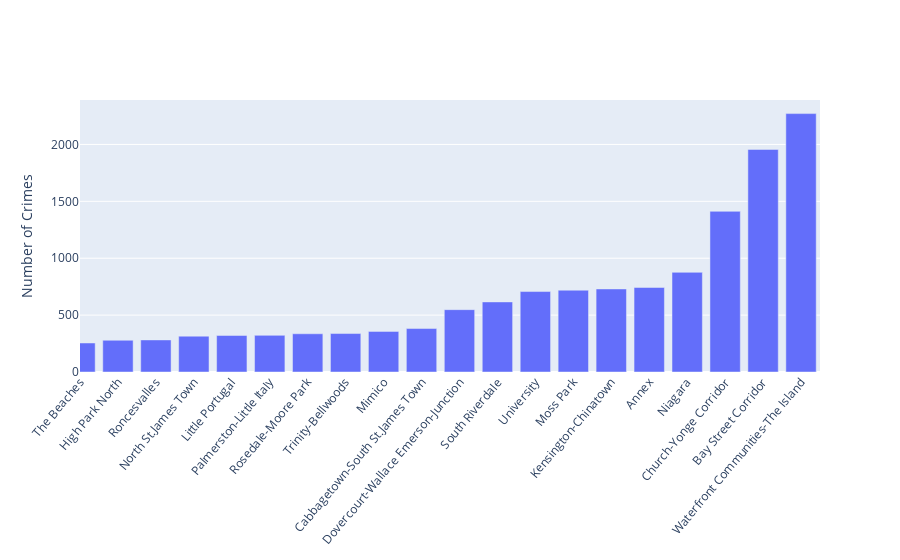

The cell this chart's notebook holds for it:
### Code cell
graph = go.Bar(x=joined_nbhd.index, y=joined_nbhd.thefts)
n = go.Figure(graph)
n.update_layout(yaxis=go.layout.YAxis(title=go.layout.yaxis.Title(text="Number of Crimes")), xaxis={'range':[120,139.5]})
n.update_xaxes(tickangle=-50, tickmode='array')
n

### Figure 1 — Plotly figure (JSON) as saved in the notebook; plotly's stock layout.template omitted (floating-point values rounded to 4 significant figures; data arrays with more than 128 entries replaced by an {"elided": "..."} marker saying what was removed)
{"data": [{"type": "bar", "x": {"elided": "140 str values"}, "y": {"elided": "140 int values"}}], "layout": {"xaxis": {"range": [120, 139.5], "tickangle": -50, "tickmode": "array"}, "yaxis": {"title": {"text": "Number of Crimes"}}}}
